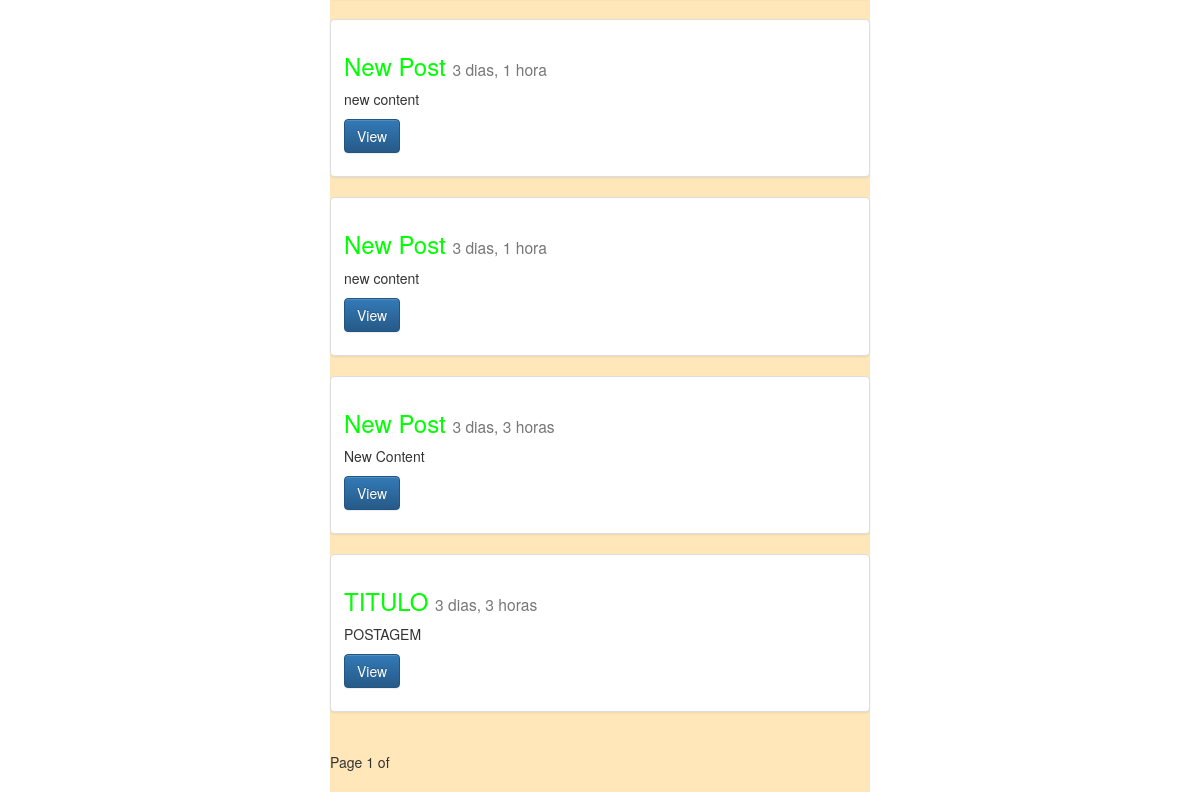
/posts/ (lower part), run on an earlier commit of the app's database.
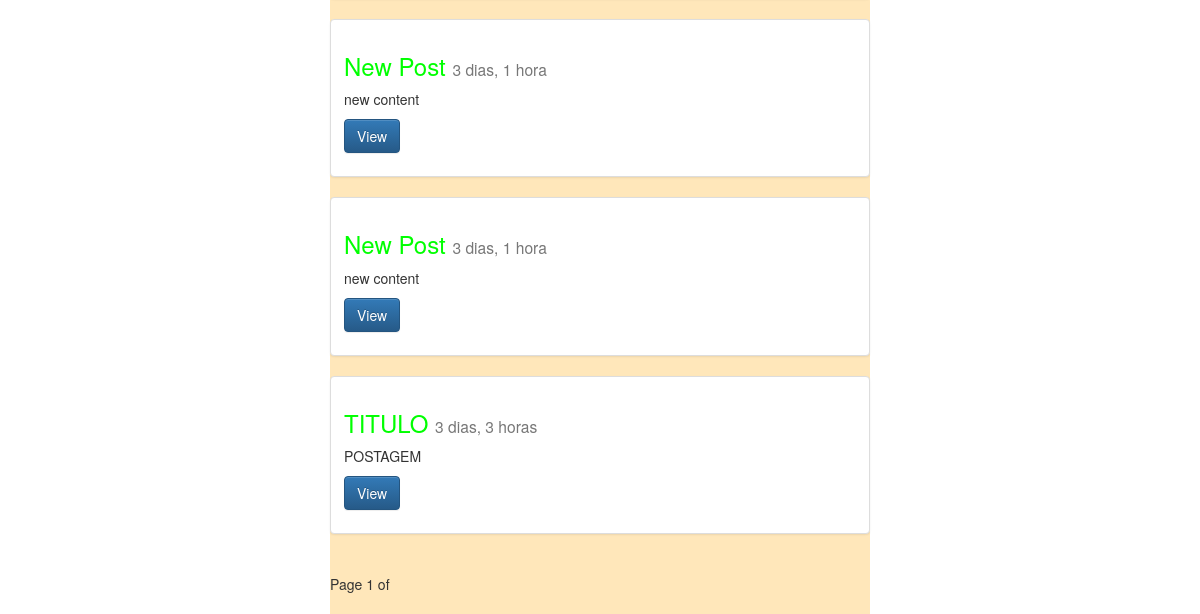
And on a later commit of the database.
### posts/models.py (models this page shows, shortened)
class Post(models.Model):
	title = models.CharField(max_length=120)
	slug = models.SlugField(unique=True)
	image = models.ImageField(upload_to=upload_location,
		null=True,
		blank=True,
		width_field="width_field",
		height_field="height_field")
	height_field = models.IntegerField(default=0)
	width_field = models.IntegerField(default=0)
	content = models.TextField()
	updated = models.DateTimeField(auto_now=True, auto_now_add=False)
	timestamp = models.DateTimeField(auto_now=False, auto_now_add=True)
	def get_absolute_url(self):
		return reverse("posts:detail", kwargs={"id": self.id})
	class Meta:
		ordering = ["-timestamp","-updated"]

### posts/views.py (the view)
def post_list(request):
	queryset_list = Post.objects.all() #.order_by("-timestamp")
	paginator = Paginator(queryset_list, 25)
	page_request_var = "page"
	page = request.GET.get(page_request_var)
	try:
		queryset = paginator.page(page)
	except PageNotAnInteger:
		queryset = paginator.page(1)
	except EmptyPage:
		queryset = paginator.page(paginator.num_pages)
	context = {
		"object_list":queryset,
		"title":"List",
		"page_request_var":page_request_var
	}
	return render(request, "post_list.html", context)

### templates/post_list.html (shortened to what this page needs)
{% extends "base.html" %}
{% block content %}
	<div class='col-sm-6 col-sm-offset-3'>
	<fieldset style="background-color:#FFE7BA;">
		{% for obj in object_list %}
		<div class="row">
  		<div class="col-sm-12">
    		<div class="thumbnail">
      			<div class="caption">
        			<h3><a href='{{ obj.get_absolute_url }}' style="color: #00FF00; text-decoration:none;"> {{ obj.title }}</a> <small>{{ obj.timestamp|timesince }}</small></h3>
        			<p>{{ obj.content|linebreaks|truncatechars:120 }}</p>
        			<p><a href="{{ obj.get_absolute_url }}" class="btn btn-primary" role="button">View</a></p>
      			</div>
    		</div>
    		</div>
  		</div>
		{% endfor %}
		<div class="pagination">
			<span class="step-links">
				<span class="current">
					Page {{ object_list.number }} of {{ object_list.paginator.number }}
				</span>
			</span>
		</div>
		</div>
	<br />
	<br />
{% endblock content %}

### templates/base.html (shortened to what this page needs)
{% load staticfiles %}
<hmtl>
<head>
<link rel="stylesheet" href="https://maxcdn.bootstrapcdn.com/bootstrap/3.3.6/css/bootstrap.min.css">
<link rel="stylesheet" href="https://maxcdn.bootstrapcdn.com/bootstrap/3.3.6/css/bootstrap-theme.min.css">
<link rel='stylesheet' href='{% static "css/base.css" %}'/>
</head>
<body>
<div class="container">
{% block content %}
{% endblock content %}
</div>
</body>
</hmtl>

What changed in the data, as far as the page shows it:
removed Post: title "New Post", timestamp "3 dias, 3 horas", content "New Content"
